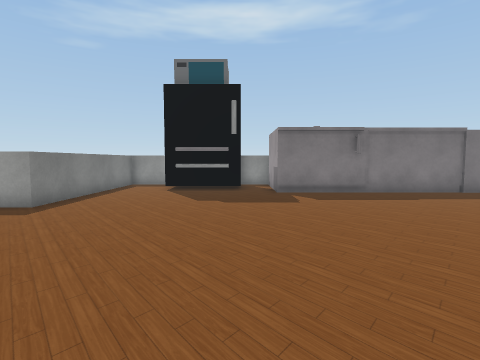
[1] (above)

24 first-person views from a walk through a Unity game level. The camera is 1.3 m above the floor, tilts 4° down and sees 80° across. The floor is counted in squares, 1 m on a side. Each view is taken from the middle of a square. On the plan, view 1 faces up. The plan holds only what a view shows up to about 13 squares ahead; the rest is blank. Some animated figures are left out. Some surface patterns are stand-ins.

[2]
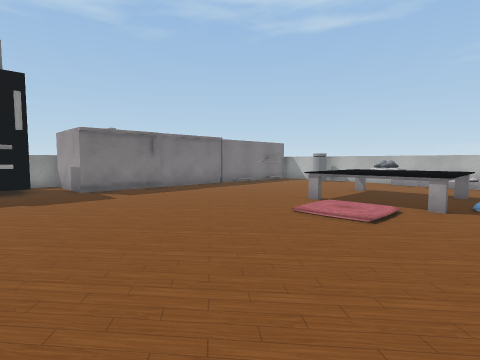

[3]
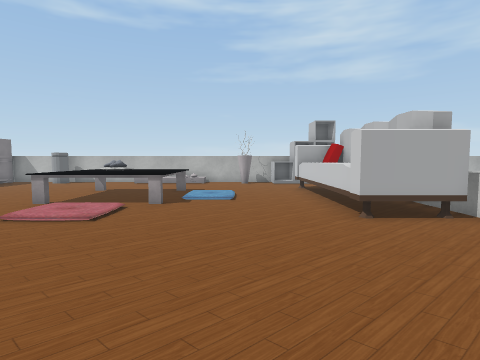

[4]
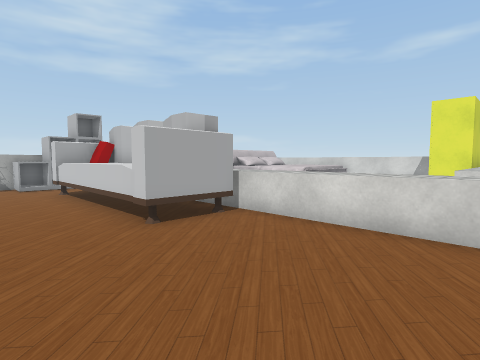

[5]
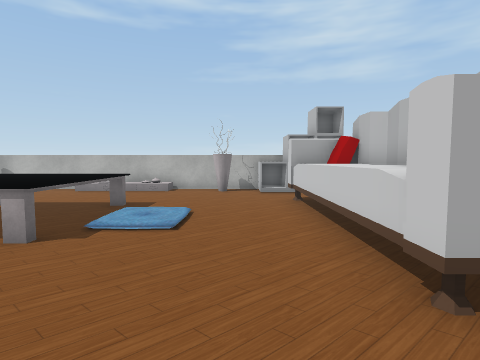

[6]
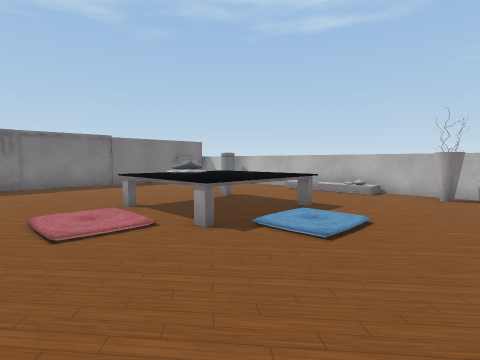

[7]
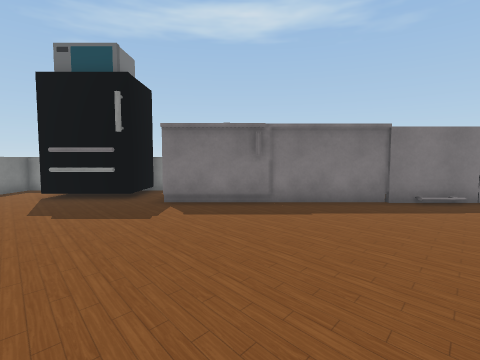

[8]
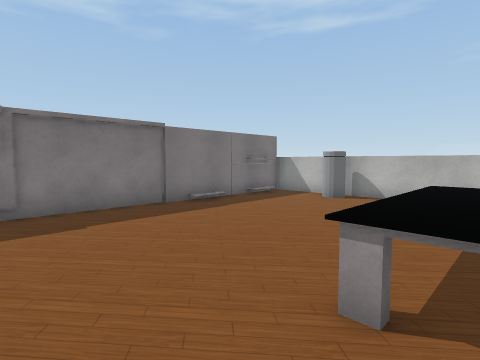

[9]
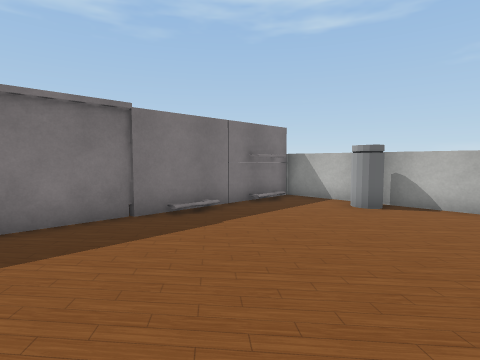

[10]
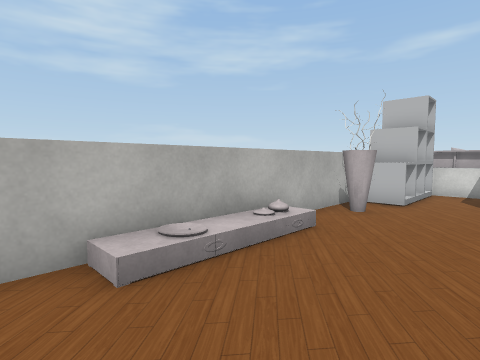

[11]
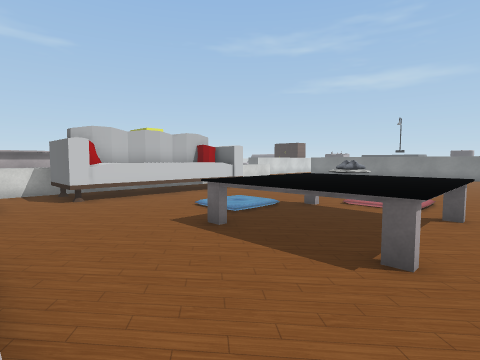

[12]
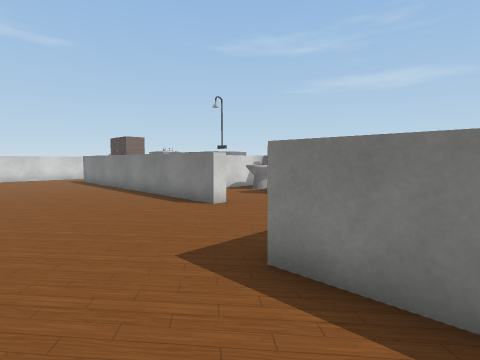

[13]
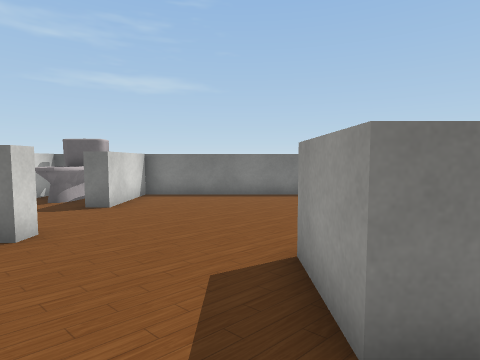

[14]
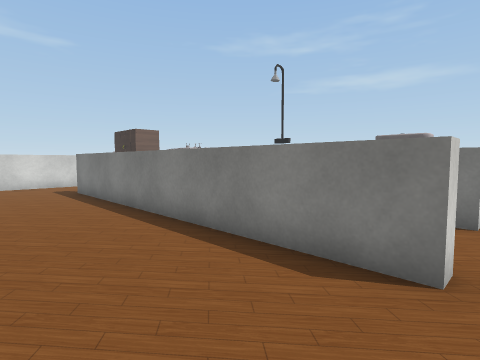

[15]
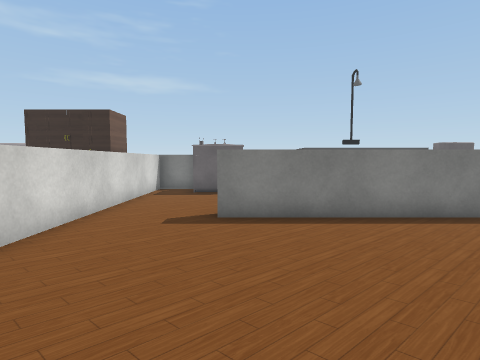

[16]
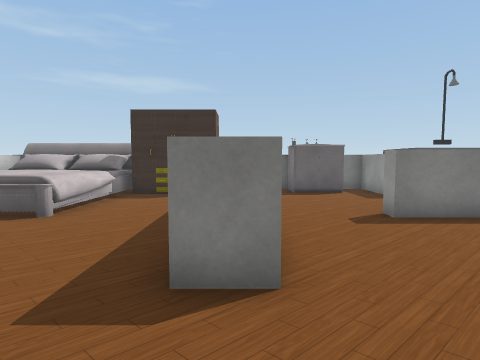

[17]
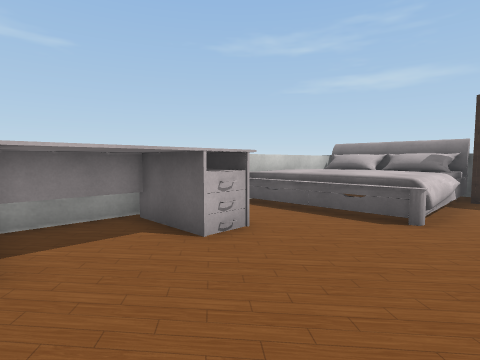

[18]
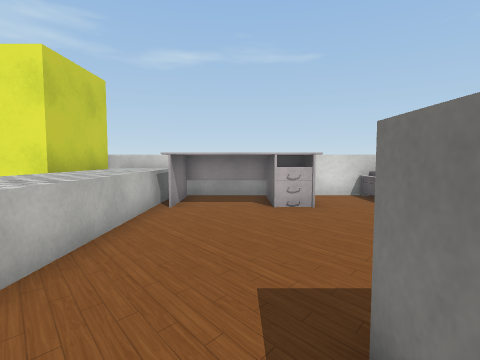

[19]
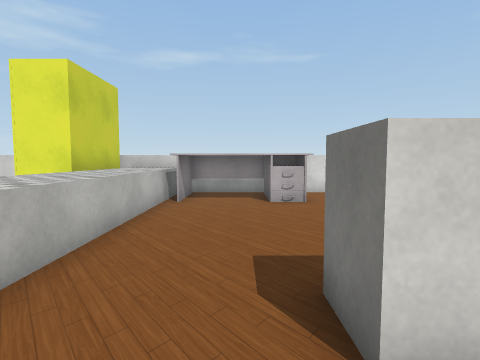

[20]
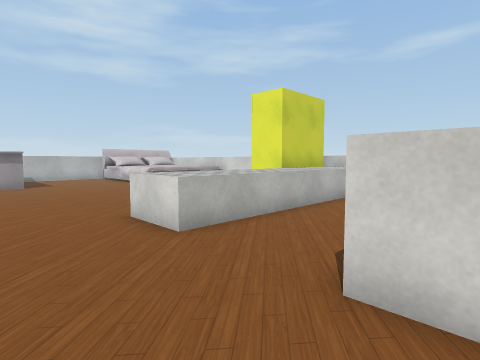

[21]
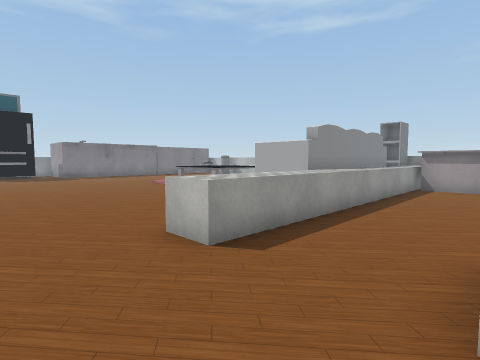

[22]
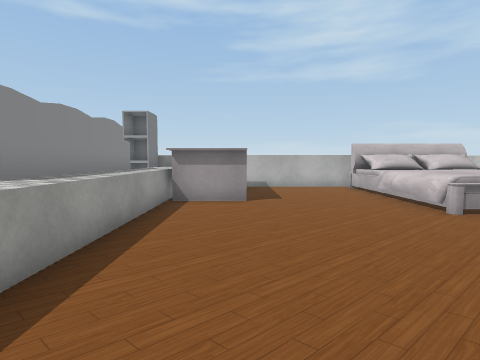

[23]
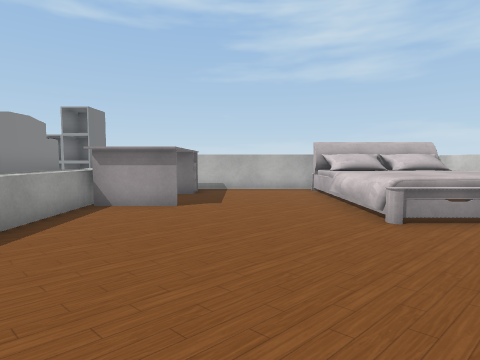

[24]
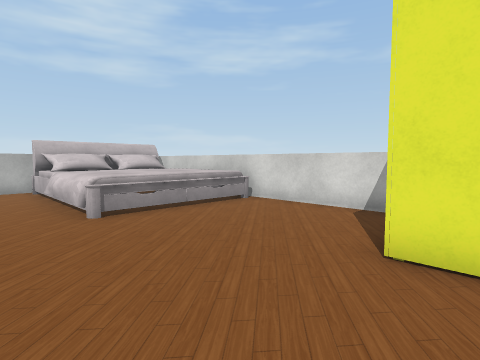

### Floor plan
Key: @ floor where view 1 was taken; # wall or solid block; . main floor; : floor 0.25 m higher than the main floor; / step, stairs or slope; = window, fence, low wall or low ledge; ^ raised ledge; T table; C cabinet; A vase; I toilet; O other object.
Columns run from 15 left of view 1 to 15 right of it. Each row starts with its distance up from view 1.
 15          ^^    #
 14          ^..   #.#
 13          ^..   #.#            #
 12          ^..OOOO.#      O     #
 11          ^.......OOOO...OOOOOO#
 10          ^....................#
  9 ^...     ^....................#
  8 ^......^^^...................O#
  7 ^.............................#
  6 ^.............................#
  5 ^.............................#
  4 ^....................TTTTT.../#
  3 ^^^^..^............//TTTTT.../=
  2 #II...^............/:TTTTT.../=
  1  III. ^............//TTTTT.../=
  0 ^^    ^........@......TTTT.../#
 -1       O................:/.....#
 -2   O   O......................A#
 -3 OOO   ^......................A#
 -4   O   ^.....................OO#
 -5   O   ^............OOOOOOOO.OO#
 -6 OOO   ^............OOOOOOOO.OO
 -7 ^...  ^............OOOOOOOO.OO
 -8  OO...^.......^^^^^^^^^^^^^^^
 -9  OO......................TTTTT
-10 OO.......................T
-11 ^........................TTTTT#
-12 ^^^^^^^^^^^...^^..............#
-13 C##    ^^^....^^ .............#
-14   C ..........^^. ............#
-15   #...........^^ .............#
-16 C##.OOO.......^^.......OOOOOOO#
-17 #OOOOOO.......^^.......OOOO OO
-18 #OO OOO.......^^##.....OOO  OO
-19 #OO  OO..TTTTT^^# .....OOOO OO
-20 #OO OOO..TTTTT^^#C.....OO   OO
-21 #OO  OO.. TTTT^^# .....OO   OO
-22 ##############^^##############

Positions as (right, up) in squares from view 1, and headings:
1: (0, 0), facing up
2: (-2, -1), facing up-right
3: (-2, -2), facing right
4: (-1, -2), facing down-right
5: (2, -3), facing right
6: (3, -4), facing up-right
7: (4, 2), facing up
8: (4, 3), facing up-right
9: (6, 5), facing up-right
10: (11, 5), facing down-right
11: (14, 5), facing down-left
12: (-3, 10), facing down-left
13: (-4, 7), facing left
14: (-5, 4), facing down-left
15: (-2, -8), facing left
16: (-2, -12), facing left
17: (-2, -15), facing down-left
18: (-4, -11), facing down
19: (-4, -10), facing down
20: (-6, -9), facing down-right
21: (-4, -12), facing up-right
22: (1, -11), facing right
23: (2, -13), facing right
24: (1, -14), facing down-right
